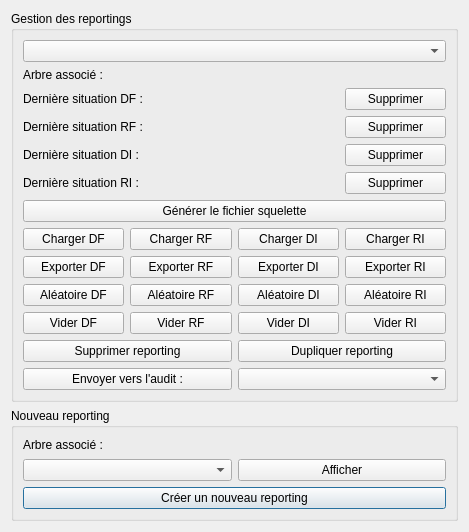
<?xml version="1.0" encoding="UTF-8"?>
<ui version="4.0">
 <class>FormManageReportings</class>
 <widget class="QWidget" name="FormManageReportings">
  <property name="geometry">
   <rect>
    <x>0</x>
    <y>0</y>
    <width>469</width>
    <height>532</height>
   </rect>
  </property>
  <property name="windowTitle">
   <string>Gestion des reportings</string>
  </property>
  <property name="windowIcon">
   <iconset resource="Images.qrc">
    <normaloff>:/icons/icons/reportingManage.png</normaloff>:/icons/icons/reportingManage.png</iconset>
  </property>
  <property name="whatsThis">
   <string>&lt;html&gt;&lt;head/&gt;&lt;body&gt;&lt;p&gt;Cette fenêtre permet de créer, supprimer et compléter un reporting&lt;/p&gt;&lt;/body&gt;&lt;/html&gt;</string>
  </property>
  <layout class="QVBoxLayout" name="verticalLayout">
   <item>
    <widget class="QGroupBox" name="groupBoxReportings">
     <property name="title">
      <string>Gestion des reportings</string>
     </property>
     <layout class="QGridLayout" name="gridLayout">
      <item row="11" column="0">
       <widget class="QPushButton" name="pushButtonRandomDF">
        <property name="toolTip">
         <string>&lt;html&gt;&lt;head/&gt;&lt;body&gt;&lt;p&gt;Ajouter une situation 15 jours après la dernière situation connue, et la remplir de données aléatoires&lt;/p&gt;&lt;/body&gt;&lt;/html&gt;</string>
        </property>
        <property name="text">
         <string>Aléatoire DF</string>
        </property>
       </widget>
      </item>
      <item row="9" column="2">
       <widget class="QPushButton" name="pushButtonExportDI">
        <property name="toolTip">
         <string>&lt;html&gt;&lt;head/&gt;&lt;body&gt;&lt;p&gt;Exporter les données du reporting courant dans un fichier Excel&lt;/p&gt;&lt;/body&gt;&lt;/html&gt;</string>
        </property>
        <property name="text">
         <string>Exporter DI</string>
        </property>
        <property name="icon">
         <iconset resource="Images.qrc">
          <normaloff>:/icons/icons/excel_exports.png</normaloff>:/icons/icons/excel_exports.png</iconset>
        </property>
       </widget>
      </item>
      <item row="8" column="1">
       <widget class="QPushButton" name="pushButtonLoadRF">
        <property name="toolTip">
         <string>&lt;html&gt;&lt;head/&gt;&lt;body&gt;&lt;p&gt;Charger des données à partir d'un fichier Excel. Les données existantes non mentionnées dans le fichier seront conservées.&lt;/p&gt;&lt;/body&gt;&lt;/html&gt;</string>
        </property>
        <property name="text">
         <string>Charger RF</string>
        </property>
        <property name="icon">
         <iconset resource="Images.qrc">
          <normaloff>:/icons/icons/excel_imports.png</normaloff>:/icons/icons/excel_imports.png</iconset>
        </property>
       </widget>
      </item>
      <item row="1" column="0">
       <widget class="QLabel" name="label">
        <property name="text">
         <string>Arbre associé :</string>
        </property>
       </widget>
      </item>
      <item row="8" column="0">
       <widget class="QPushButton" name="pushButtonLoadDF">
        <property name="toolTip">
         <string>&lt;html&gt;&lt;head/&gt;&lt;body&gt;&lt;p&gt;Charger des données à partir d'un fichier Excel. Les données existantes non mentionnées dans le fichier seront conservées.&lt;/p&gt;&lt;/body&gt;&lt;/html&gt;</string>
        </property>
        <property name="text">
         <string>Charger DF</string>
        </property>
        <property name="icon">
         <iconset resource="Images.qrc">
          <normaloff>:/icons/icons/excel_imports.png</normaloff>:/icons/icons/excel_imports.png</iconset>
        </property>
       </widget>
      </item>
      <item row="0" column="0" colspan="4">
       <widget class="QComboBox" name="comboListOfReportings"/>
      </item>
      <item row="6" column="0" colspan="4">
       <widget class="QPushButton" name="pushButtonExportLeaves">
        <property name="toolTip">
         <string>&lt;html&gt;&lt;head/&gt;&lt;body&gt;&lt;p&gt;Fabrique un fichier Excel contenant les feuilles à remplir pour chaque situation du reporting actif. Ce fichier une fois complété pourra être chargé à l'aide des boutons ci-dessous&lt;/p&gt;&lt;/body&gt;&lt;/html&gt;</string>
        </property>
        <property name="text">
         <string>Générer le fichier squelette</string>
        </property>
        <property name="icon">
         <iconset resource="Images.qrc">
          <normaloff>:/icons/icons/excel_exports.png</normaloff>:/icons/icons/excel_exports.png</iconset>
        </property>
       </widget>
      </item>
      <item row="12" column="1">
       <widget class="QPushButton" name="pushButtonClearRF">
        <property name="toolTip">
         <string>&lt;html&gt;&lt;head/&gt;&lt;body&gt;&lt;p&gt;Supprimer toutes les données&lt;/p&gt;&lt;/body&gt;&lt;/html&gt;</string>
        </property>
        <property name="text">
         <string>Vider RF</string>
        </property>
       </widget>
      </item>
      <item row="9" column="3">
       <widget class="QPushButton" name="pushButtonExportRI">
        <property name="toolTip">
         <string>&lt;html&gt;&lt;head/&gt;&lt;body&gt;&lt;p&gt;Exporter les données du reporting courant dans un fichier Excel&lt;/p&gt;&lt;/body&gt;&lt;/html&gt;</string>
        </property>
        <property name="text">
         <string>Exporter RI</string>
        </property>
        <property name="icon">
         <iconset resource="Images.qrc">
          <normaloff>:/icons/icons/excel_exports.png</normaloff>:/icons/icons/excel_exports.png</iconset>
        </property>
       </widget>
      </item>
      <item row="11" column="1">
       <widget class="QPushButton" name="pushButtonRandomRF">
        <property name="toolTip">
         <string>&lt;html&gt;&lt;head/&gt;&lt;body&gt;&lt;p&gt;Ajouter une situation 15 jours après la dernière situation connue, et la remplir de données aléatoires&lt;/p&gt;&lt;/body&gt;&lt;/html&gt;</string>
        </property>
        <property name="text">
         <string>Aléatoire RF</string>
        </property>
       </widget>
      </item>
      <item row="11" column="3">
       <widget class="QPushButton" name="pushButtonRandomRI">
        <property name="toolTip">
         <string>&lt;html&gt;&lt;head/&gt;&lt;body&gt;&lt;p&gt;Ajouter une situation 15 jours après la dernière situation connue, et la remplir de données aléatoires&lt;/p&gt;&lt;/body&gt;&lt;/html&gt;</string>
        </property>
        <property name="text">
         <string>Aléatoire RI</string>
        </property>
       </widget>
      </item>
      <item row="1" column="1" colspan="3">
       <widget class="QLabel" name="labelTreeName">
        <property name="text">
         <string/>
        </property>
        <property name="alignment">
         <set>Qt::AlignRight|Qt::AlignTrailing|Qt::AlignVCenter</set>
        </property>
       </widget>
      </item>
      <item row="5" column="0" colspan="2">
       <widget class="QLabel" name="label_5">
        <property name="text">
         <string>Dernière situation RI :</string>
        </property>
       </widget>
      </item>
      <item row="12" column="3">
       <widget class="QPushButton" name="pushButtonClearRI">
        <property name="toolTip">
         <string>&lt;html&gt;&lt;head/&gt;&lt;body&gt;&lt;p&gt;Supprimer toutes les données&lt;/p&gt;&lt;/body&gt;&lt;/html&gt;</string>
        </property>
        <property name="text">
         <string>Vider RI</string>
        </property>
       </widget>
      </item>
      <item row="11" column="2">
       <widget class="QPushButton" name="pushButtonRandomDI">
        <property name="toolTip">
         <string>&lt;html&gt;&lt;head/&gt;&lt;body&gt;&lt;p&gt;Ajouter une situation 15 jours après la dernière situation connue, et la remplir de données aléatoires&lt;/p&gt;&lt;/body&gt;&lt;/html&gt;</string>
        </property>
        <property name="text">
         <string>Aléatoire DI</string>
        </property>
       </widget>
      </item>
      <item row="12" column="2">
       <widget class="QPushButton" name="pushButtonClearDI">
        <property name="toolTip">
         <string>&lt;html&gt;&lt;head/&gt;&lt;body&gt;&lt;p&gt;Supprimer toutes les données&lt;/p&gt;&lt;/body&gt;&lt;/html&gt;</string>
        </property>
        <property name="text">
         <string>Vider DI</string>
        </property>
       </widget>
      </item>
      <item row="8" column="3">
       <widget class="QPushButton" name="pushButtonLoadRI">
        <property name="toolTip">
         <string>&lt;html&gt;&lt;head/&gt;&lt;body&gt;&lt;p&gt;Charger des données à partir d'un fichier Excel. Les données existantes non mentionnées dans le fichier seront conservées.&lt;/p&gt;&lt;/body&gt;&lt;/html&gt;</string>
        </property>
        <property name="text">
         <string>Charger RI</string>
        </property>
        <property name="icon">
         <iconset resource="Images.qrc">
          <normaloff>:/icons/icons/excel_imports.png</normaloff>:/icons/icons/excel_imports.png</iconset>
        </property>
       </widget>
      </item>
      <item row="9" column="0">
       <widget class="QPushButton" name="pushButtonExportDF">
        <property name="toolTip">
         <string>&lt;html&gt;&lt;head/&gt;&lt;body&gt;&lt;p&gt;Exporter les données du reporting courant dans un fichier Excel&lt;/p&gt;&lt;/body&gt;&lt;/html&gt;</string>
        </property>
        <property name="text">
         <string>Exporter DF</string>
        </property>
        <property name="icon">
         <iconset resource="Images.qrc">
          <normaloff>:/icons/icons/excel_exports.png</normaloff>:/icons/icons/excel_exports.png</iconset>
        </property>
       </widget>
      </item>
      <item row="8" column="2">
       <widget class="QPushButton" name="pushButtonLoadDI">
        <property name="toolTip">
         <string>&lt;html&gt;&lt;head/&gt;&lt;body&gt;&lt;p&gt;Charger des données à partir d'un fichier Excel. Les données existantes non mentionnées dans le fichier seront conservées.&lt;/p&gt;&lt;/body&gt;&lt;/html&gt;</string>
        </property>
        <property name="text">
         <string>Charger DI</string>
        </property>
        <property name="icon">
         <iconset resource="Images.qrc">
          <normaloff>:/icons/icons/excel_imports.png</normaloff>:/icons/icons/excel_imports.png</iconset>
        </property>
       </widget>
      </item>
      <item row="9" column="1">
       <widget class="QPushButton" name="pushButtonExportRF">
        <property name="toolTip">
         <string>&lt;html&gt;&lt;head/&gt;&lt;body&gt;&lt;p&gt;Exporter les données du reporting courant dans un fichier Excel&lt;/p&gt;&lt;/body&gt;&lt;/html&gt;</string>
        </property>
        <property name="text">
         <string>Exporter RF</string>
        </property>
        <property name="icon">
         <iconset resource="Images.qrc">
          <normaloff>:/icons/icons/excel_exports.png</normaloff>:/icons/icons/excel_exports.png</iconset>
        </property>
       </widget>
      </item>
      <item row="12" column="0">
       <widget class="QPushButton" name="pushButtonClearDF">
        <property name="toolTip">
         <string>&lt;html&gt;&lt;head/&gt;&lt;body&gt;&lt;p&gt;Supprimer toutes les données&lt;/p&gt;&lt;/body&gt;&lt;/html&gt;</string>
        </property>
        <property name="text">
         <string>Vider DF</string>
        </property>
       </widget>
      </item>
      <item row="2" column="0" colspan="2">
       <widget class="QLabel" name="label_2">
        <property name="text">
         <string>Dernière situation DF :</string>
        </property>
       </widget>
      </item>
      <item row="3" column="0" colspan="2">
       <widget class="QLabel" name="label_3">
        <property name="text">
         <string>Dernière situation RF :</string>
        </property>
       </widget>
      </item>
      <item row="4" column="0" colspan="2">
       <widget class="QLabel" name="label_4">
        <property name="text">
         <string>Dernière situation DI :</string>
        </property>
       </widget>
      </item>
      <item row="2" column="2">
       <widget class="QLabel" name="labelLastDF">
        <property name="text">
         <string/>
        </property>
        <property name="alignment">
         <set>Qt::AlignRight|Qt::AlignTrailing|Qt::AlignVCenter</set>
        </property>
       </widget>
      </item>
      <item row="2" column="3">
       <widget class="QPushButton" name="pushButtonDeleteLastDF">
        <property name="toolTip">
         <string>&lt;html&gt;&lt;head/&gt;&lt;body&gt;&lt;p&gt;Supprimer la dernière situation des dépenses de fonctionnement&lt;/p&gt;&lt;/body&gt;&lt;/html&gt;</string>
        </property>
        <property name="text">
         <string>Supprimer</string>
        </property>
       </widget>
      </item>
      <item row="3" column="2">
       <widget class="QLabel" name="labelLastRF">
        <property name="text">
         <string/>
        </property>
        <property name="alignment">
         <set>Qt::AlignRight|Qt::AlignTrailing|Qt::AlignVCenter</set>
        </property>
       </widget>
      </item>
      <item row="3" column="3">
       <widget class="QPushButton" name="pushButtonDeleteLastRF">
        <property name="toolTip">
         <string>&lt;html&gt;&lt;head/&gt;&lt;body&gt;&lt;p&gt;Supprimer la dernière situation des recettes de fonctionnement&lt;/p&gt;&lt;/body&gt;&lt;/html&gt;</string>
        </property>
        <property name="text">
         <string>Supprimer</string>
        </property>
       </widget>
      </item>
      <item row="4" column="2">
       <widget class="QLabel" name="labelLastDI">
        <property name="text">
         <string/>
        </property>
        <property name="alignment">
         <set>Qt::AlignRight|Qt::AlignTrailing|Qt::AlignVCenter</set>
        </property>
       </widget>
      </item>
      <item row="4" column="3">
       <widget class="QPushButton" name="pushButtonDeleteLastDI">
        <property name="toolTip">
         <string>&lt;html&gt;&lt;head/&gt;&lt;body&gt;&lt;p&gt;Supprimer la dernière situation des dépenses d'investissement&lt;/p&gt;&lt;/body&gt;&lt;/html&gt;</string>
        </property>
        <property name="text">
         <string>Supprimer</string>
        </property>
       </widget>
      </item>
      <item row="5" column="2">
       <widget class="QLabel" name="labelLastRI">
        <property name="text">
         <string/>
        </property>
        <property name="alignment">
         <set>Qt::AlignRight|Qt::AlignTrailing|Qt::AlignVCenter</set>
        </property>
       </widget>
      </item>
      <item row="5" column="3">
       <widget class="QPushButton" name="pushButtonDeleteLastRI">
        <property name="toolTip">
         <string>&lt;html&gt;&lt;head/&gt;&lt;body&gt;&lt;p&gt;Supprimer la dernière situation des recettes d'investissement&lt;/p&gt;&lt;/body&gt;&lt;/html&gt;</string>
        </property>
        <property name="text">
         <string>Supprimer</string>
        </property>
       </widget>
      </item>
      <item row="13" column="0" colspan="2">
       <widget class="QPushButton" name="pushButtonDeleteReporting">
        <property name="text">
         <string>Supprimer reporting</string>
        </property>
       </widget>
      </item>
      <item row="13" column="2" colspan="2">
       <widget class="QPushButton" name="pushButtonDuplicateReporting">
        <property name="text">
         <string>Dupliquer reporting</string>
        </property>
       </widget>
      </item>
      <item row="14" column="2" colspan="2">
       <widget class="QComboBox" name="comboListOfAudits">
        <property name="toolTip">
         <string>&lt;html&gt;&lt;head/&gt;&lt;body&gt;&lt;p&gt;&lt;span style=&quot; color:#000000;&quot;&gt;Ajouter les données de la dernière situation du reporting actif à l'audit sélectionné. Les éventuelles données contenues dans l'audit pour l'année de la dernière situation du reporting seront écrasées.&lt;/span&gt;&lt;/p&gt;&lt;/body&gt;&lt;/html&gt;</string>
        </property>
        <property name="whatsThis">
         <string>&lt;html&gt;&lt;head/&gt;&lt;body&gt;&lt;p&gt;&lt;span style=&quot; color:#000000;&quot;&gt;Ajouter les données de la dernière situation du reporting actif à l'audit sélectionné. Pour que cette fonction puisse être utilisée les conditions suivantes doivent être toutes vérifiées :&lt;/span&gt;&lt;/p&gt;&lt;p&gt;&lt;span style=&quot; color:#000000;&quot;&gt;- l'audit doit être associé au même arbre que le reporting ;&lt;/span&gt;&lt;/p&gt;&lt;p&gt;&lt;span style=&quot; color:#000000;&quot;&gt;- l'audit ne doit pas être terminé ;&lt;/span&gt;&lt;/p&gt;&lt;p&gt;&lt;span style=&quot; color:#000000;&quot;&gt;- les années sur lesquelles portent l'audit doivent inclure celle de la date de la dernière situation renseignée dans le reporting.&lt;/span&gt;&lt;/p&gt;&lt;p&gt;&lt;span style=&quot; color:#000000;&quot;&gt;Les éventuelles données contenues dans l'audit pour l'année de la dernière situation du reporting seront écrasées.&lt;/span&gt;&lt;/p&gt;&lt;/body&gt;&lt;/html&gt;</string>
        </property>
       </widget>
      </item>
      <item row="14" column="0" colspan="2">
       <widget class="QPushButton" name="pushButtonFillAudit">
        <property name="toolTip">
         <string>&lt;html&gt;&lt;head/&gt;&lt;body&gt;&lt;p&gt;&lt;span style=&quot; color:#000000;&quot;&gt;Ajouter les données de la dernière situation du reporting actif à l'audit sélectionné. Les éventuelles données contenues dans l'audit pour l'année de la dernière situation du reporting seront écrasées.&lt;/span&gt;&lt;/p&gt;&lt;/body&gt;&lt;/html&gt;</string>
        </property>
        <property name="text">
         <string>Envoyer vers l'audit :</string>
        </property>
       </widget>
      </item>
     </layout>
    </widget>
   </item>
   <item>
    <widget class="QGroupBox" name="groupBox">
     <property name="title">
      <string>Nouveau reporting</string>
     </property>
     <layout class="QGridLayout" name="gridLayout_2">
      <item row="1" column="0">
       <widget class="QComboBox" name="comboListOfTrees"/>
      </item>
      <item row="1" column="1">
       <widget class="QPushButton" name="pushButtonDisplayTree">
        <property name="text">
         <string>Afficher</string>
        </property>
       </widget>
      </item>
      <item row="3" column="0" colspan="2">
       <widget class="QPushButton" name="pushButtonAddReporting">
        <property name="toolTip">
         <string>&lt;html&gt;&lt;head/&gt;&lt;body&gt;&lt;p&gt;Créer un nouveau reporting à partir de l'arbre sélectionné. Le bouton &amp;quot;Générer un fichier squelette&amp;quot; permet ensuite de fabriquer le modèle de fichier Excel à compléter pour chaque situation&lt;/p&gt;&lt;/body&gt;&lt;/html&gt;</string>
        </property>
        <property name="text">
         <string>Créer un nouveau reporting</string>
        </property>
        <property name="default">
         <bool>true</bool>
        </property>
       </widget>
      </item>
      <item row="0" column="0" colspan="2">
       <widget class="QLabel" name="label_6">
        <property name="text">
         <string>Arbre associé :</string>
        </property>
       </widget>
      </item>
     </layout>
    </widget>
   </item>
  </layout>
 </widget>
 <tabstops>
  <tabstop>comboListOfReportings</tabstop>
  <tabstop>pushButtonExportLeaves</tabstop>
  <tabstop>pushButtonLoadDF</tabstop>
  <tabstop>pushButtonLoadRF</tabstop>
  <tabstop>pushButtonLoadDI</tabstop>
  <tabstop>pushButtonLoadRI</tabstop>
  <tabstop>pushButtonExportDF</tabstop>
  <tabstop>pushButtonExportRF</tabstop>
  <tabstop>pushButtonExportDI</tabstop>
  <tabstop>pushButtonExportRI</tabstop>
  <tabstop>pushButtonRandomDF</tabstop>
  <tabstop>pushButtonRandomRF</tabstop>
  <tabstop>pushButtonRandomDI</tabstop>
  <tabstop>pushButtonRandomRI</tabstop>
  <tabstop>pushButtonClearDF</tabstop>
  <tabstop>pushButtonClearRF</tabstop>
  <tabstop>pushButtonClearDI</tabstop>
  <tabstop>pushButtonClearRI</tabstop>
  <tabstop>pushButtonDeleteReporting</tabstop>
  <tabstop>pushButtonFillAudit</tabstop>
  <tabstop>comboListOfAudits</tabstop>
  <tabstop>comboListOfTrees</tabstop>
  <tabstop>pushButtonDisplayTree</tabstop>
  <tabstop>pushButtonAddReporting</tabstop>
 </tabstops>
 <resources>
  <include location="Images.qrc"/>
 </resources>
 <connections/>
</ui>
